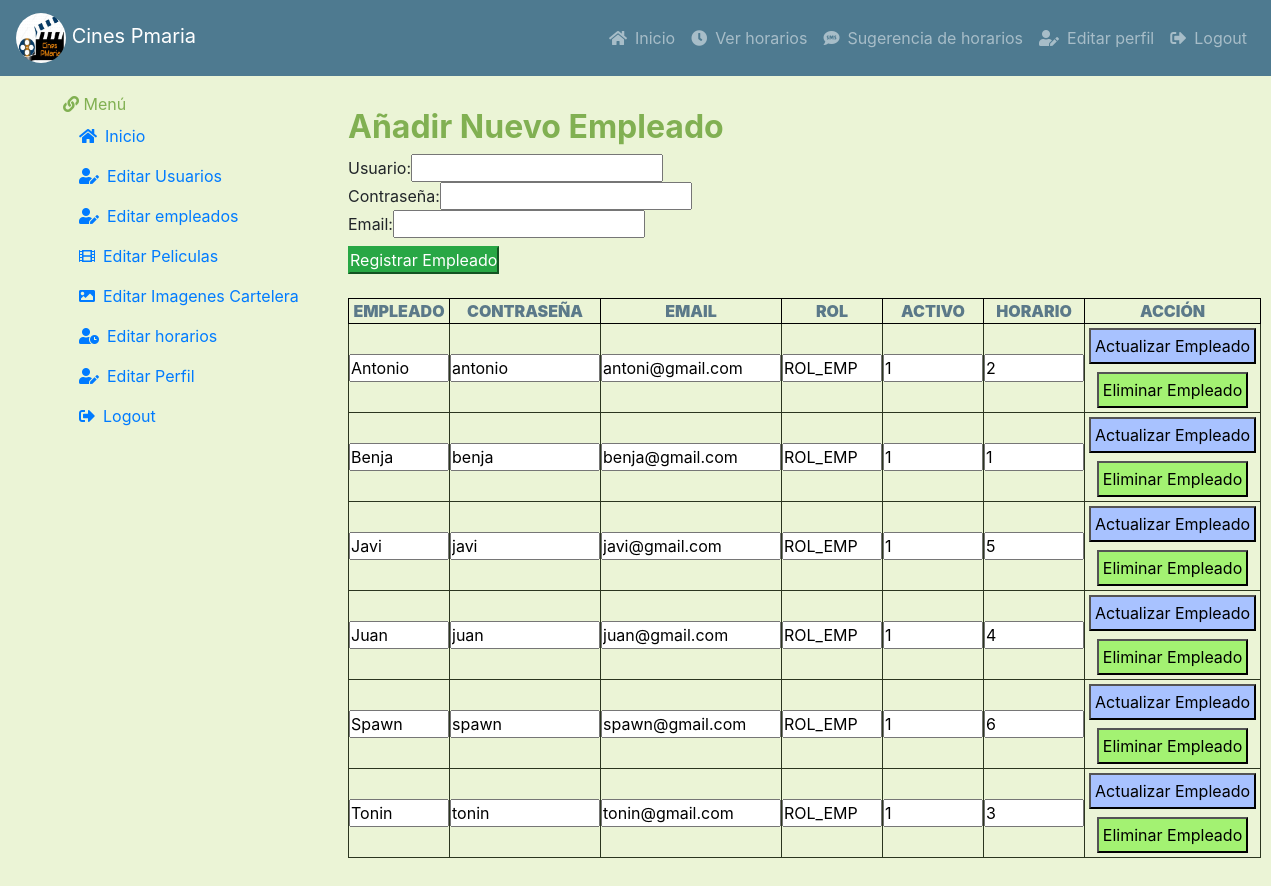
Page /vista/indexEditEmp.php (signed in) on the earlier database version.
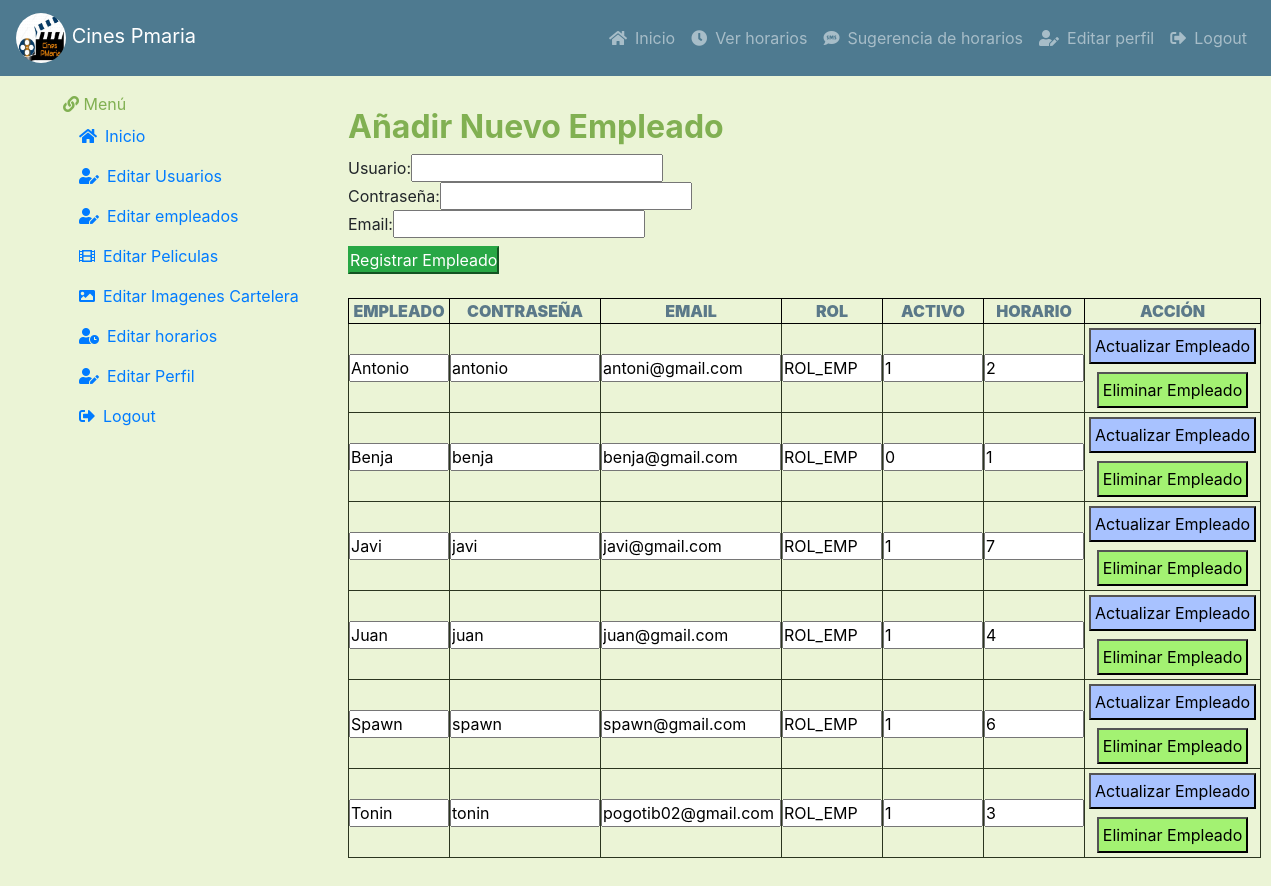
Same page on the later database version.
### tables this page shows
CREATE TABLE `usuarios` (
  `usuario` varchar(25) NOT NULL,
  `contrasena` varchar(25) NOT NULL,
  `email` varchar(30) NOT NULL,
  `ROL` varchar(20) NOT NULL DEFAULT 'ROL_USER',
  `activo` int(5) NOT NULL DEFAULT 1,
  `horario` int(5) NOT NULL DEFAULT -1
);

### modelo/conexion.php (called while the page is built, shortened)
<?php
  class Conexion{
    private $conexion;
    public function __construct(){
      $this->servidor = "localhost";
      $this->usuario = "root";
      $this->clave = "";
      $this->base = "cinespmaria";
      $this->conexion = new mysqli($this->servidor, $this->usuario,
      $this->clave, $this->base);
    }
    public function ejecutarConsulta( $sql){
      $contenedor = $this->conexion->query($sql);
      return $contenedor->fetch_all();
    }
  }
 ?>

### modelo/userModelo.php (called while the page is built, shortened)
<?php
  class Users {
    public static function listaEmpleados(){
      $con = new Conexion();
      $cont = $con->ejecutarConsulta("SELECT * FROM usuarios WHERE ROL LIKE 'ROL_EMP'");
      return $cont;
    }
    public static function userRol($user){
      $con = new Conexion();
      $cont = $con->ejecutarConsulta("SELECT * from usuarios WHERE usuario = '$user'");
      return $cont;
    }
  }
 ?>

### vista/editEmpleados.php (the view, shortened to what this page needs)
  <body>
      <h2 class="text-success"><b> Añadir Nuevo Empleado </b></h2>
       <form autocomplete="off" method="POST" action= '../controlador/añadirEmp.php'>
          Usuario:<input type="text" name="usuario" value="<?php if(isset($_POST['usuario'])) echo $_POST['usuario']; ?>" required/>
          <br/>
          Contraseña:<input type="password" name="contraseña" value="<?php if(isset($_POST['contraseña'])) echo $_POST['contraseña']; ?>" required/>
          <br/>
          Email:<input type="email" name="email" value="<?php if(isset($_POST['email'])) echo $_POST['email']; ?>" required/>
          <br/>
            <input type="submit" value="Registrar Empleado" name="registrar" class="btn-success mt-2"/>
       </form>
      <br/>
      <table style="border: 1px solid black;" width="95%">
        <tr>
          <th style="border: 1px solid black;" class="text-blue"><b>EMPLEADO</b></th>
          <th style="border: 1px solid black;" class="text-blue"><b>CONTRASEÑA</b></th>
          <th style="border: 1px solid black;" class="text-blue"><b>EMAIL</b></th>
          <th style="border: 1px solid black;" class="text-blue"><b>ROL</b></th>
          <th style="border: 1px solid black;" class="text-blue"><b>ACTIVO</b></th>
          <th style="border: 1px solid black;" class="text-blue"><b>HORARIO</b></th>
          <th style="border: 1px solid black;" class="text-blue"><b>ACCIÓN</b></th>
        </tr>
        <?php
        foreach (Users::listaEmpleados() as $empleados) {
          ?>
          <form name = "formulario" method="POST" action= '../controlador/actualizarEmp.php'>
          <?php
            echo "<td ><input name=newUser value =" . $empleados[0] . " style='width : 100px;' > </td>" ;
            echo "<td> <input name=contrasena value =" . $empleados[1] .  " style='width : 150px;' > </td>" ;
            echo "<td> <input name=email value =" . $empleados[2] .  " style='width : 180px;' > </td>" ;
            echo "<td> <input name=roll value =" . $empleados[3] .  " style='width : 100px;' > </td>" ;
            echo "<td> <input name=activo value =" . $empleados[4] .  " style='width : 100px;' > </td>" ;
            echo "<td> <input name=horario value =" . $empleados[5] . " style='width : 100px;' > </td>" ;
            echo "<td>"
           ?>
        <input type="submit" value="Actualizar Empleado" name="editUser" class="btn-bClaro m-1 p-1"/>
        </form>
          <form name = "formulario" method="POST" action= '../controlador/eliminarEmp.php'>
          <input type="submit" value="Eliminar Empleado" name="deleteEmp" class="btn-rClaro m-1 p-1"/>
        </form>
      <?php
   }
    echo "</table>";
?>
  </body>

Differences in the rows shown:
changed usuarios "Benja": activo "1" → "0"
changed usuarios "Javi": horario "5" → "7"
changed usuarios "Tonin": email "tonin@gmail.com" → "pogotib02@gmail.com"
